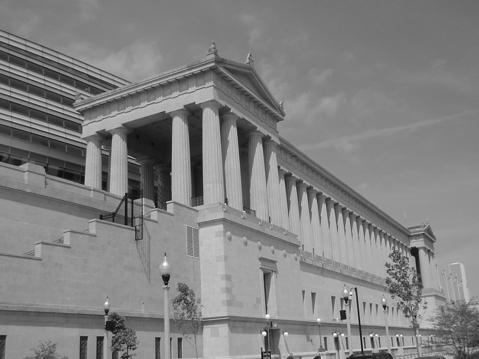
%> input picture EdgeDetection/myImage.jpg, 479 x 359 px
$ octave PrewittEdgeDetection.m   (GNU Octave 9; MATLAB toolbox functions it lacks are replaced by stand-ins)
%> lines starting %> are read from the running program, lines starting %| are printed output that depends on the picture
%% Edge Detection using Prewitt Impulse response
img=im2double(imread("myImage.jpg"));
%> img: size 359x479 double; min 0.00784, max 1, mean 0.506
whos img
subplot(2,2,1)
imshow(img)
title("Original Image ")
%% Prewitt impulse response functiom
h1=[-1,1;-1,1;-1,1];
h2=[-1,-1,-1;1,1,1];
%% finding vertical and horizontal edges
% vertical edge Convolution with h1
X1=conv2(img,h1);
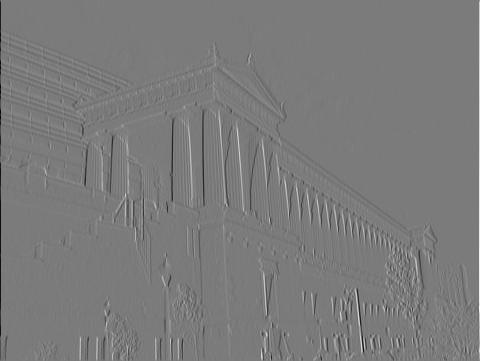
%> X1: size 361x480 double; min -1.94, max 2.07, mean -5.03e-18; drawn with min black and max white
whos X1
subplot(2,2,2)
imshow(X1)
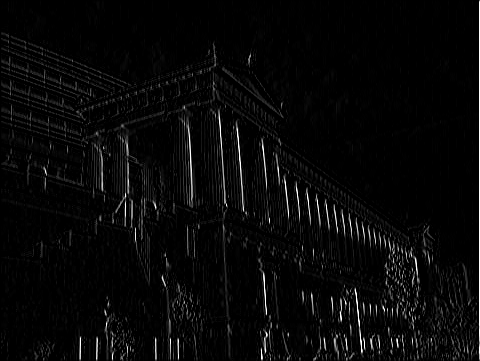
%> displayed picture: size 361x480, on the screen's scale of 0 to 255; min 0, max 255, mean 8
title("Vertical Edge ")
% horizontal edge Convolution with h2
X2=conv2(img,h2);
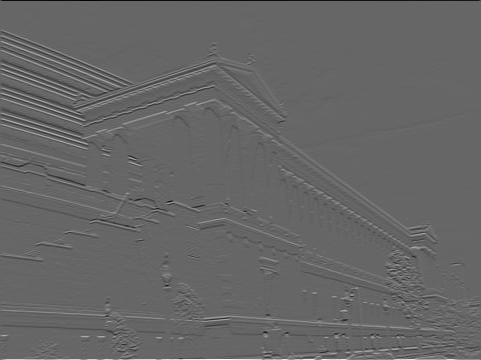
%> X2: size 360x481 double; min -1.62, max 2.4, mean 2.63e-18; drawn with min black and max white
whos X2
subplot(2,2,3)
imshow(X2)
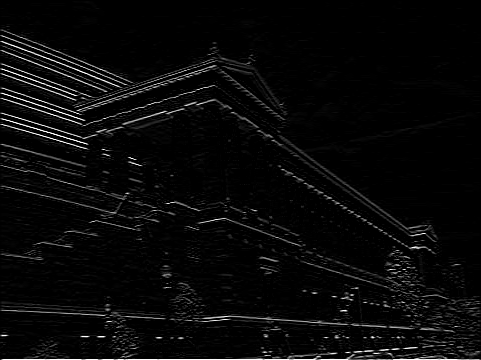
%> displayed picture: size 360x481, on the screen's scale of 0 to 255; min 0, max 255, mean 9.1
title("Horizontal Edge ")

%% convolving together
X3=conv2(img,(h1+h2'));
whos X3
subplot(2,2,4)
imshow(X3)
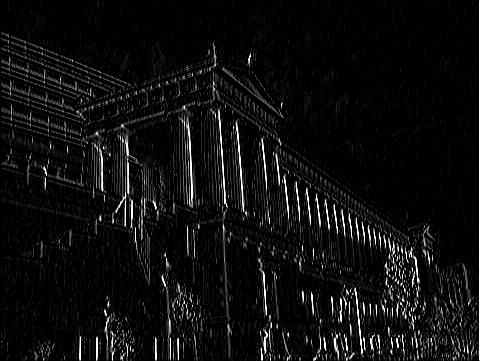
%> displayed picture: size 361x480, on the screen's scale of 0 to 255; min 0, max 255, mean 14.4
title("Vertical Edge ** Horizontal Edge ")


sgtitle('Prewitt Edge Detection')
